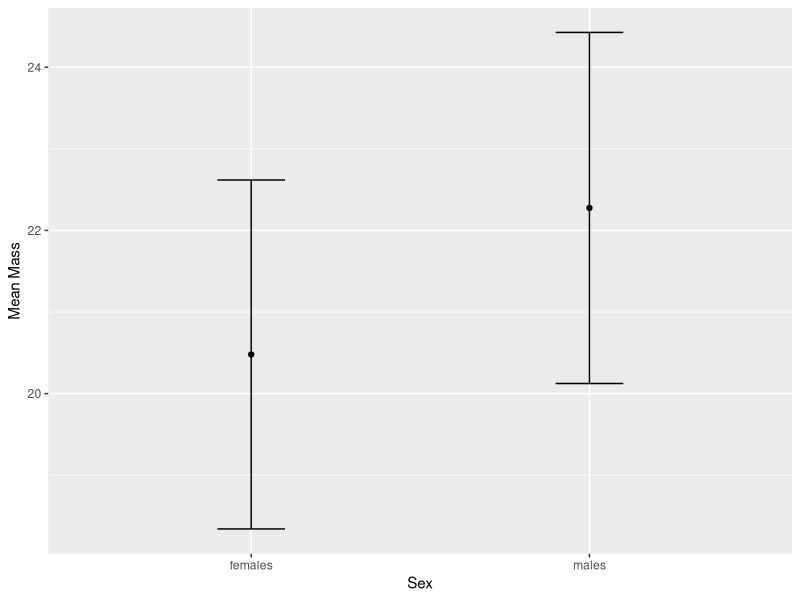

R code for this plot:

# reading in the chaff.txt data

chaff <- read.table("./data/chaff.txt", header = T)

# reformatting the data into tidy format and writing to file

library(tidyverse)

tidy_chaff <- chaff %>%
  pivot_longer(names_to = "sex", 
               values_to = "mass",
               cols = everything())

file <-  "./data/tidy_chaff.txt"
write.table(tidy_chaff, 
            file, 
            quote = FALSE,
            row.names = FALSE)

# summarise and analyse - whether there is a difference in mass between male and female chaffinches

summary_chaff <- tidy_chaff %>% group_by(sex) %>%
  summarise(mean = mean(mass), 
            n = length(mass),
            sd = sd(mass))

# visualising the summary data 

fig1 <- ggplot(summary_chaff, aes(x = sex, y = mean)) + 
  geom_errorbar(mapping = aes(ymin = mean - sd, ymax = mean + sd), width = 0.2) +
  geom_point() +
  xlab("Sex") +
  ylab("Mean Mass")

# figure saving settings
units <- "in"  
fig_w <- 3.5
fig_h <- fig_w
dpi <- 300
device <- "tiff" 

# saving the first figure to the figure folder

ggsave("./figures/fig1.tiff",
       plot = fig1,
       device = device,
       width = fig_w,
       height = fig_h,
       units = units,
       dpi = dpi)
